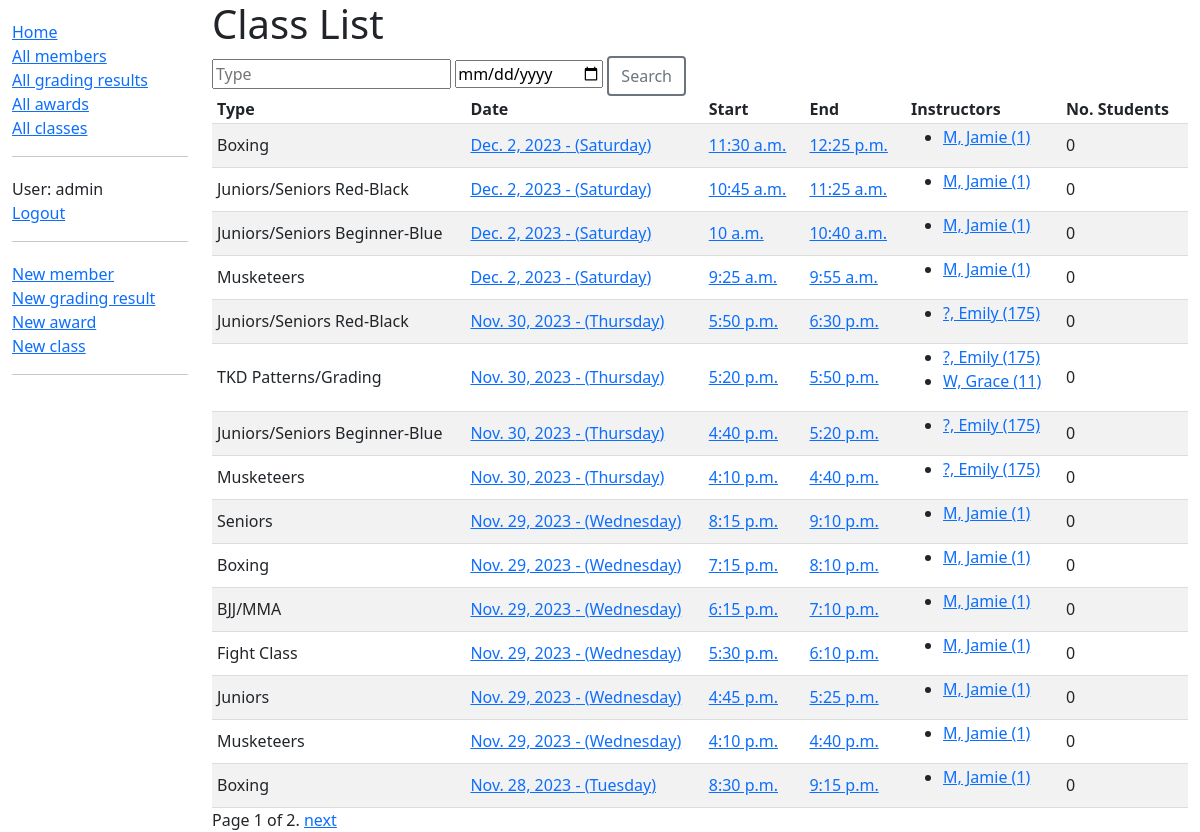
Page /dashboard/classes/ (signed in) on the committed database.
### dashboard/models.py (models this page shows, shortened)
class Class(models.Model):
    date = models.DateField()
    start = models.TimeField()
    end = models.TimeField()
    type = models.CharField(max_length=2, choices=GRADINGS)
    instructors = models.ManyToManyField(Member, help_text='Who taught this class?', related_name='instructors2classes', blank=True)
    students = models.ManyToManyField(Member, help_text='Who attended this class?', related_name='students2classes', blank=True)
    class Meta:
        ordering = ['-date', '-start']
    def get_absolute_url(self):
        return reverse('class-detail', args=[str(self.id)])

class Member(models.Model):
    first_name = models.CharField(max_length=50)
    last_name = models.CharField(max_length=50)
    idnumber = models.SmallIntegerField(verbose_name="ID Number")
    address_line_1 = models.CharField(max_length=200, help_text="Unit, Street Number and Name", blank=True)
    address_line_2 = models.CharField(max_length=200, help_text="Suburb", blank=True)
    address_line_3 = models.CharField(max_length=4, help_text="Postcode", blank=True)
    date_of_birth = models.DateField()
    belt = models.CharField(max_length=50, choices=BELT_CHOICES, blank=True)
    email = models.EmailField()
    phone = models.CharField(max_length=100)
    team_leader_instructor = models.CharField(max_length=2, choices=TL_INST_RANKS, blank=True, verbose_name="Team Leader/Instructor")
    active = models.BooleanField(default=True)
    class Meta:
        ordering = ['-belt','idnumber']
    def __str__(self):
        return f'{self.last_name}, {self.first_name} ({self.idnumber})'
    def get_absolute_url(self):
        return reverse('member-detail', args=[str(self.id)])

### dashboard/views.py (the view, shortened to what this page needs)
# urls.py: path('classes/', views.ClassListView.as_view(), name='classes'),
class ClassListView(LoginRequiredMixin, generic.ListView):
    model = Class
    paginate_by = 15
    def get_queryset(self):
        type = self.request.GET.get('type')
        date_str = self.request.GET.get('date')
        if not (type or date_str):
            return Class.objects.all()

### dashboard/templates/dashboard/class_list.html
{% extends "base_generic.html" %}
{% block content %}
<h1>Class List</h1>
<form method="get">
  <input type="text" name="type" placeholder="Type">
  <input type="date" name="date" placeholder="Date">
  <button type="submit" class="btn btn-outline-secondary btn-outline-thicker">Search</button>
</form>
  {% if class_list %}
  <table style="width: 100%;">
    <tr>
      <th>Type</th>
      <th>Date</th>
      <th>Start</th>
      <th>End</th>
      <th>Instructors</th>
      <th>No. Students</th>
    </tr>
    {% for class in class_list %}
      <tr class="content">
        <td>{{ class.get_type_display }}</td>
        <td><a href="{{ class.get_absolute_url }}">{{ class.date }} - ({{ class.date|date:"l" }})</a></td>
        <td><a href="{{ class.get_absolute_url }}">{{ class.start }}</a></td>
        <td><a href="{{ class.get_absolute_url }}">{{ class.end }}</a></td>
        <td><ul>
            {% for instructor in class.instructors.all %}
                <li><a href="{{ instructor.get_absolute_url }}">{{ instructor }}</a></li>
            {% endfor %}
        </ul></td>
        <td>{{ class.students.all.count }}</td>
      </tr>
    {% endfor %}
  </table>
  {% else %}
    <p>There are no classes.</p>
  {% endif %}
{% endblock %}

### dashboard/templates/base_generic.html (shortened to what this page needs)
<!DOCTYPE html>
<html lang="en">
<head>
  <link href="https://cdn.jsdelivr.net/npm/bootstrap@5.1.3/dist/css/bootstrap.min.css" rel="stylesheet">
  {% load static %}
  <link rel="stylesheet" href="{% static 'css/styles.css' %}">
</head>
<body>
  <div class="container-fluid">
    <div class="row">
      <div class="col-sm-2">
      {% block sidebar %}
        <ul class="sidebar-nav">
          <li><a href="{% url 'index' %}">Home</a></li>
          <li><a href="{% url 'members' %}">All members</a></li>
          <li><a href="{% url 'gradingresults' %}">All grading results</a></li>
          <li><a href="{% url 'awards' %}">All awards</a></li>
          <li><a href="{% url 'classes' %}">All classes</a></li>
        </ul>
        <hr>
        <ul class="sidebar-nav">
        {% if user.is_authenticated %}
            <li>User: {{ user.get_username }}</li>
            <li><a href="{% url 'logout' %}?next={{ request.path }}">Logout</a></li>
          </ul>
          <hr>
          <ul class="sidebar-nav">
            <li><a href="{% url 'add-member' %}">New member</a></li>
            <li><a href="{% url 'add-grading-result' %}">New grading result</a></li>
            <li><a href="{% url 'add-award' %}">New award</a></li>
            <li><a href="{% url 'add-class' %}">New class</a></li>
          </ul>
        {% else %}
          <li><a href="{% url 'login' %}?next={{ request.path }}">Login</a></li>
        {% endif %}
        <hr>
     {% endblock %}
      </div>
      <div class="col-sm-10 ">{% block content %}{% endblock %}
        {% block pagination %}
          {% if is_paginated %}
              <div class="pagination">
                  <span class="page-links">
                      <span class="page-current">
                          Page {{ page_obj.number }} of {{ page_obj.paginator.num_pages }}.
                      </span>
                      {% if page_obj.has_next %}
                          <a href="{{ request.path }}?page={{ page_obj.next_page_number }}">next</a>
                      {% endif %}
                  </span>
              </div>
          {% endif %}
        {% endblock %}
      </div>
    </div>
  </div>
</body>
</html>

### dashboard/static/css/styles.css (style rules this page uses)
.sidebar-nav { margin-top: 20px; padding: 0; list-style: none; }
th, td { border-bottom: 1px solid #ddd; text-align: left; padding-right: 15px; padding-left: 5px; padding-bottom: 2px; }
tr:nth-child(even) { background-color: #f2f2f2; }
.btn-outline-thicker { border-width: 2px; }

### rows in the picture
Class: type "Boxing", date "Dec. 2, 2023", date "Saturday", start "11:30 a.m.", end "12:25 p.m.", students.all.count "0"
Member: last_name+first_name+idnumber "M, Jamie (1)"
Class: type "Juniors/Seniors Red-Black", date "Dec. 2, 2023", date "Saturday", start "10:45 a.m.", end "11:25 a.m.", students.all.count "0"
Class: type "Juniors/Seniors Beginner-Blue", date "Dec. 2, 2023", date "Saturday", start "10 a.m.", end "10:40 a.m.", students.all.count "0"
Class: type "Musketeers", date "Dec. 2, 2023", date "Saturday", start "9:25 a.m.", end "9:55 a.m.", students.all.count "0"
Class: type "Juniors/Seniors Red-Black", date "Nov. 30, 2023", date "Thursday", start "5:50 p.m.", end "6:30 p.m.", students.all.count "0"
Member: last_name+first_name+idnumber "?, Emily (175)"
Class: type "TKD Patterns/Grading", date "Nov. 30, 2023", date "Thursday", start "5:20 p.m.", end "5:50 p.m.", students.all.count "0"
Member: last_name+first_name+idnumber "W, Grace (11)"
Class: type "Juniors/Seniors Beginner-Blue", date "Nov. 30, 2023", date "Thursday", start "4:40 p.m.", end "5:20 p.m.", students.all.count "0"
Class: type "Musketeers", date "Nov. 30, 2023", date "Thursday", start "4:10 p.m.", end "4:40 p.m.", students.all.count "0"
Class: type "Seniors", date "Nov. 29, 2023", date "Wednesday", start "8:15 p.m.", end "9:10 p.m.", students.all.count "0"
Class: type "Boxing", date "Nov. 29, 2023", date "Wednesday", start "7:15 p.m.", end "8:10 p.m.", students.all.count "0"
Class: type "BJJ/MMA", date "Nov. 29, 2023", date "Wednesday", start "6:15 p.m.", end "7:10 p.m.", students.all.count "0"
Class: type "Fight Class", date "Nov. 29, 2023", date "Wednesday", start "5:30 p.m.", end "6:10 p.m.", students.all.count "0"
Class: type "Juniors", date "Nov. 29, 2023", date "Wednesday", start "4:45 p.m.", end "5:25 p.m.", students.all.count "0"
Class: type "Musketeers", date "Nov. 29, 2023", date "Wednesday", start "4:10 p.m.", end "4:40 p.m.", students.all.count "0"
Class: type "Boxing", date "Nov. 28, 2023", date "Tuesday", start "8:30 p.m.", end "9:15 p.m.", students.all.count "0"

### other values in the picture
{{ user.get_username }} "admin"
{{ page_obj.number }} "1"
{{ page_obj.paginator.num_pages }} "2"
